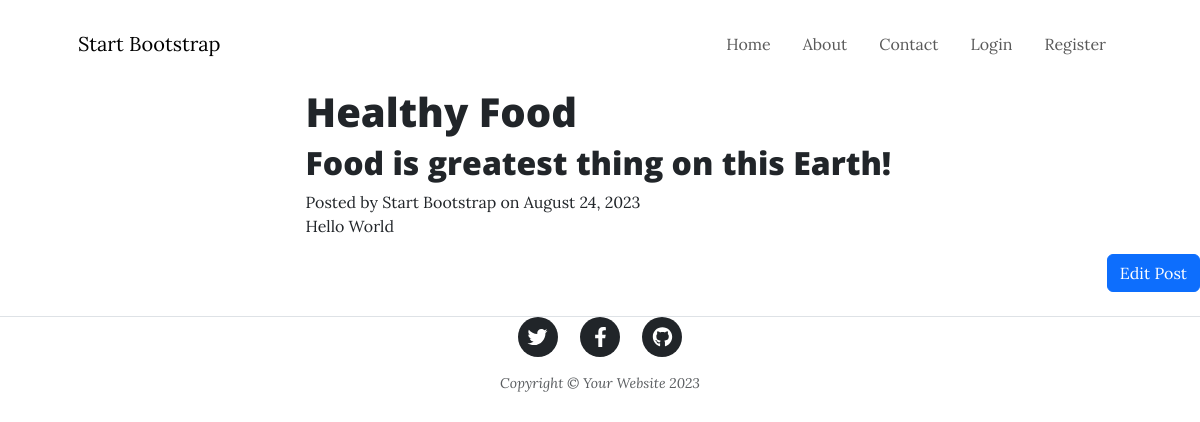
The app's page /post/4 with its own data.
### posts/models.py (models this page shows)
class BlogPost(models.Model):
    title = models.CharField(max_length=100)
    date = models.DateField(auto_now_add=True)
    body = models.TextField(max_length=1000)
    author = models.CharField(max_length=255)
    img_url = models.CharField(max_length=255)
    subtitle = models.CharField(max_length=500)
    body = RichTextField()
    class Meta:
        managed = False
        db_table = 'blog_post'

### posts/views.py (the view)
# urls.py: path('post/<int:post_id>', views.show_post, name="post"),
def show_post(request, post_id):
    post = get_object_or_404(BlogPost, id=post_id)
    data = {'post': post}
    return render(request, "posts/post.html", data)

### posts/templates/posts/post.html (shortened to what this page needs)
{% extends 'base.html'%}
{% block content %}
{% load static %}
        <header class="masthead" style="background-image: gray ">
            <div class="container position-relative px-4 px-lg-5">
                <div class="row gx-4 gx-lg-5 justify-content-center">
                    <div class="col-md-10 col-lg-8 col-xl-7">
                        <div class="post-heading">
                            <h1>{{post.title}}</h1>
                            <h2 class="subheading">{{post.subtitle}}</h2>
                            <span class="meta">
                                Posted by
                                <a href="#!">Start Bootstrap</a>
                                on August 24, 2023
                            </span>
                        </div>
                    </div>
                </div>
            </div>
        </header>
        <article class="mb-4">
            <div class="container px-4 px-lg-5">
                <div class="row gx-4 gx-lg-5 justify-content-center">
                    <div class="col-md-10 col-lg-8 col-xl-7">
                        <p>{{post.body}}</p>
                    </div>
                </div>
            </div>
            <div class="d-flex justify-content-end mb-4">
          <a class="btn btn-primary float-right" href="{% url 'edit_post' post.id %}">Edit Post</a>
            </div>
        </article>
        {% include 'posts/includes/footer.html' %}
    </body>
{% endblock %}

### records on screen
BlogPost: title "Healthy Food", subtitle "Food is greatest thing on this Earth!", body "Hello World"
